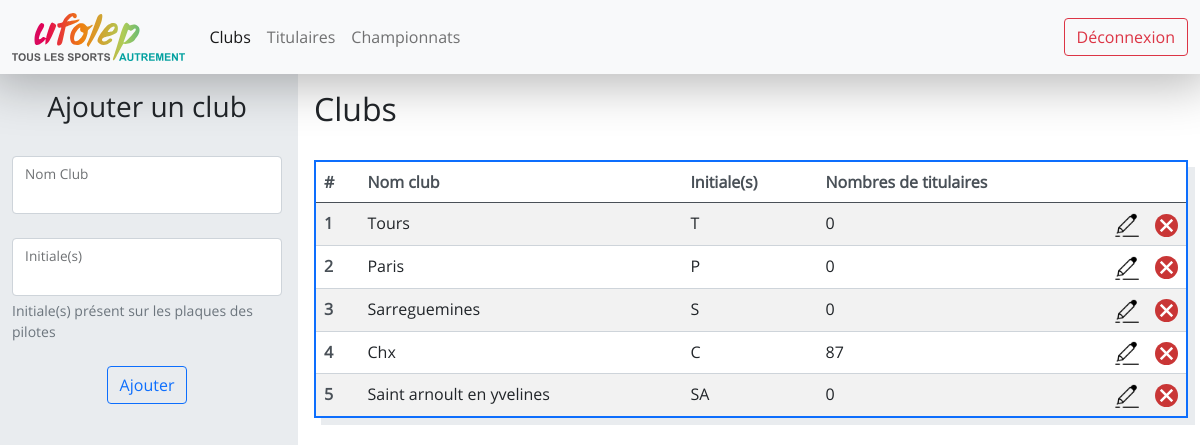
/clubs/ (signed in), run on the app's committed database.
### website/models.py (models this page shows)
class Club(db.Model) :
    __tablename__ = "club"
    id = db.Column(db.Integer, primary_key=True)
    ville = db.Column(db.String(100), unique=True, nullable=False)
    initiales = db.Column(db.String(5), unique=True, nullable=False)
    titulaires = db.relationship('Titulaire', backref='club', lazy=True)
    etapes = db.relationship('Etape', cascade="all, delete-orphan",backref='club', lazy=True)

### website/views.py (the view)
@views.route("/clubs/")
@login_required
def clubs() :
    clubs = Club.query.all()
    return render_template("clubs.html", clubs=clubs)

### app.py (called while the page is built)
@app.teardown_appcontext
def shutdown_session(exception=None):
    db.session.remove()

### website/__init__.py (called while the page is built)
def create_app() :
    app = Flask(__name__)
    app.config["SECRET_KEY"] = "ti=his is a test"
    app.config['SQLALCHEMY_DATABASE_URI'] = 'sqlite:///database.db'
    app.config['SQLALCHEMY_TRACK_MODIFICATIONS'] = True
    db.init_app(app)
    login_manager = LoginManager()
    login_manager.login_view = "auth.login"
    login_manager.init_app(app)
    from .models import User
    @login_manager.user_loader
    def load_user(user_id) :
        return User.query.get(int(user_id))
    from .views import views
    from .auth import auth
    app.register_blueprint(views, url_prefix="/")
    app.register_blueprint(auth, url_prefix="/")
    db.create_all(app=app)
    return app

### website/templates/clubs.html (shortened to what this page needs)
{% extends "logged.html" %}
{% block logged_css %}
<link
    href="{{ url_for('static', filename='clubs.css') }}"
    rel="stylesheet"
>
{% endblock %}
{% block left_col %}
<form class="" method="post">
    <div class="title horizontal-flex mb-4">
        <h3>Ajouter un club</h3>
    </div>
    <div class="form-floating mb-4">
        <input type="text" class="form-control {% if ville %}is-invalid{% endif %}" id="city" name="city">
        <label for="city" class="form-label">Nom Club</label>
    </div>
    <div class="form-floating mb-4">
        <input type="text" class="form-control {% if initiales %}is-invalid{% endif %}" id="initiales" name="initiales" aria-describedby="initialesHelp">
        <label for="initiales" class="form-label">Initiale(s)</label>
        <div id="initialesHelp" class="form-text">Initiale(s) présent sur les plaques des pilotes</div>
    </div>
    <div class="horizontal-flex">
        <button type="submit" class="btn btn-outline-primary">Ajouter</button>
    </div>
</form>
{% endblock %}
{% block right_col %}
<div class="title mb-4">
    <h2>Clubs</h2>
</div>
<table class="table table-striped table-hover">
    <thead>
        <tr>
            <th scope="col">#</th>
            <th scope="col">Nom club</th>
            <th scope="col">Initiale(s)</th>
            <th scope="col">Nombres de titulaires</th>
            <th scope="col"></th>
            <th scope="col"></th>
        </tr>
    </thead>
    <tbody>
        {% for club in clubs %}
        <tr>
            <th scope="row">{{ loop.index }}</th>
            <td onclick="window.location='{{ url_for('views.titulaires_by_ville', club_id=club.id)}}';">{{ club.ville[0]|upper + club.ville[1:] }}</td>
            <td onclick="window.location='{{ url_for('views.titulaires_by_ville', club_id=club.id)}}';"> {{ club.initiales }}</td>
            <td onclick="window.location='{{ url_for('views.titulaires_by_ville', club_id=club.id)}}';" >{{ club.titulaires|length }}</td>
            <td class="img"><img src="{{ url_for('static', filename='edit.png') }}" onclick="showEditForm(event, {{club.id}}, '{{ (club.ville[0]|upper + club.ville[1:]) }}', '{{ club.initiales }}')"  alt="Modifier"></td>
            <td class="img"><img src="{{ url_for('static', filename='delete.svg') }}" onclick="deleteClub(event, {{club.id}}, '{{ club.ville[0]|upper + club.ville[1:] }}')" alt="Supprimer"></td>
        </tr>
        {% endfor %}
    </tbody>
</table>
{% endblock %}

### website/static/main.css (style rules this page uses)
* { padding: 0; margin: 0; }
html, body { font-family: open-sans; overflow: hidden; }
.horizontal-flex { display: flex; justify-content: center; }
.table { box-shadow: 7px 7px 0 0 var(--bs-gray-200); border: 2px solid var(--bs-blue) !important; }
.table th { color: var(--bs-gray-700); border-color: var(--bs-gray-400); }
.table td { border-color: var(--bs-gray-400); }

### website/static/clubs.css (style rules this page uses)
tr { cursor: pointer; }
.title { display: flex; }
td.img { width: 2.5rem; cursor: pointer; }
td.img img { max-height: 100%; //width: auto; height: auto; max-width: 100%; }

### data on the page
Club: club.ville[0]|upper+club.ville[1:] "Tours", initiales "T", titulaires|length "0"
Club: club.ville[0]|upper+club.ville[1:] "Paris", initiales "P", titulaires|length "0"
Club: club.ville[0]|upper+club.ville[1:] "Sarreguemines", initiales "S", titulaires|length "0"
Club: club.ville[0]|upper+club.ville[1:] "Chx", initiales "C", titulaires|length "87"
Club: club.ville[0]|upper+club.ville[1:] "Saint arnoult en yvelines", initiales "SA", titulaires|length "0"
